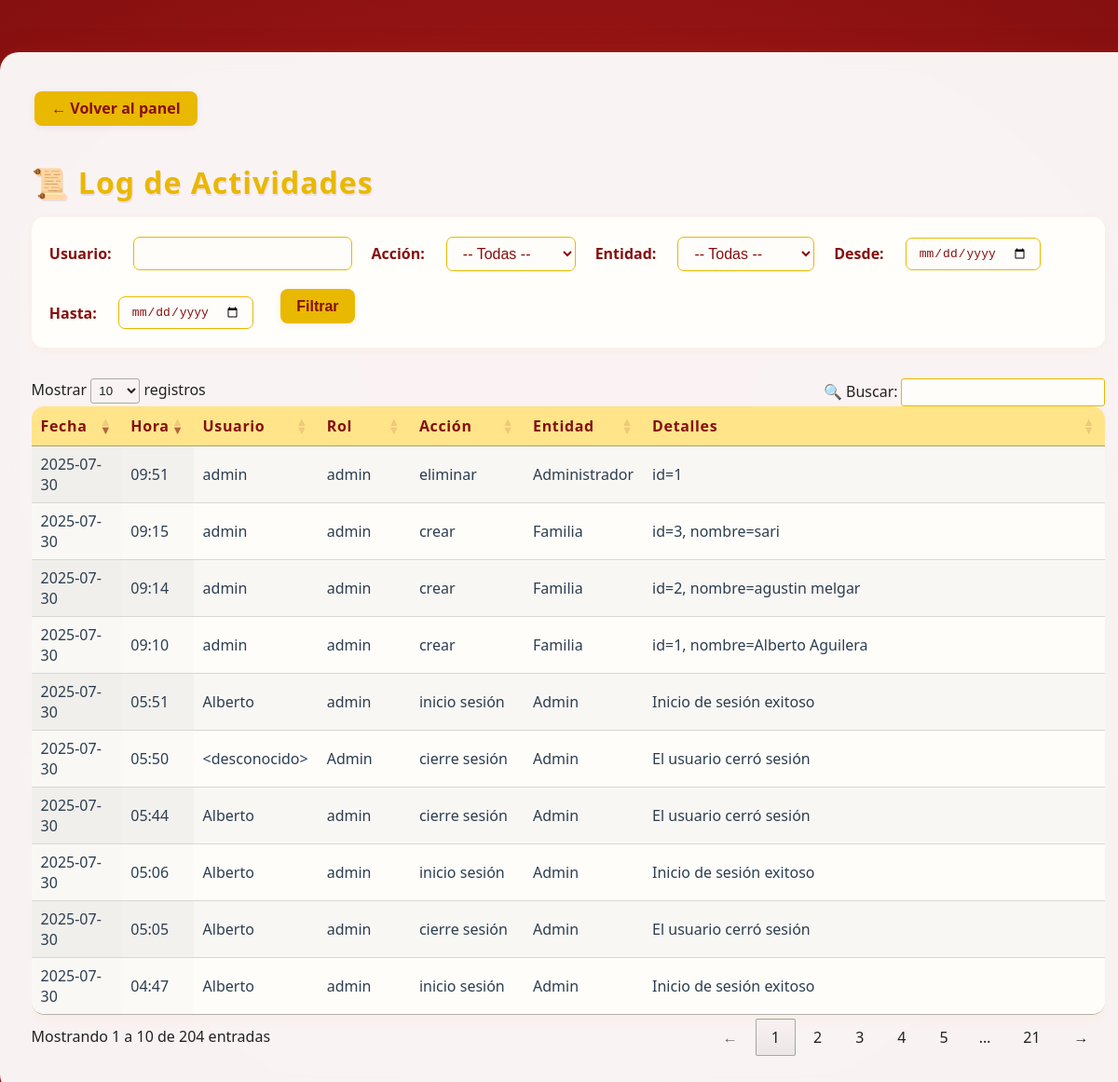
Before: /admin/log (signed in) with the older database file.
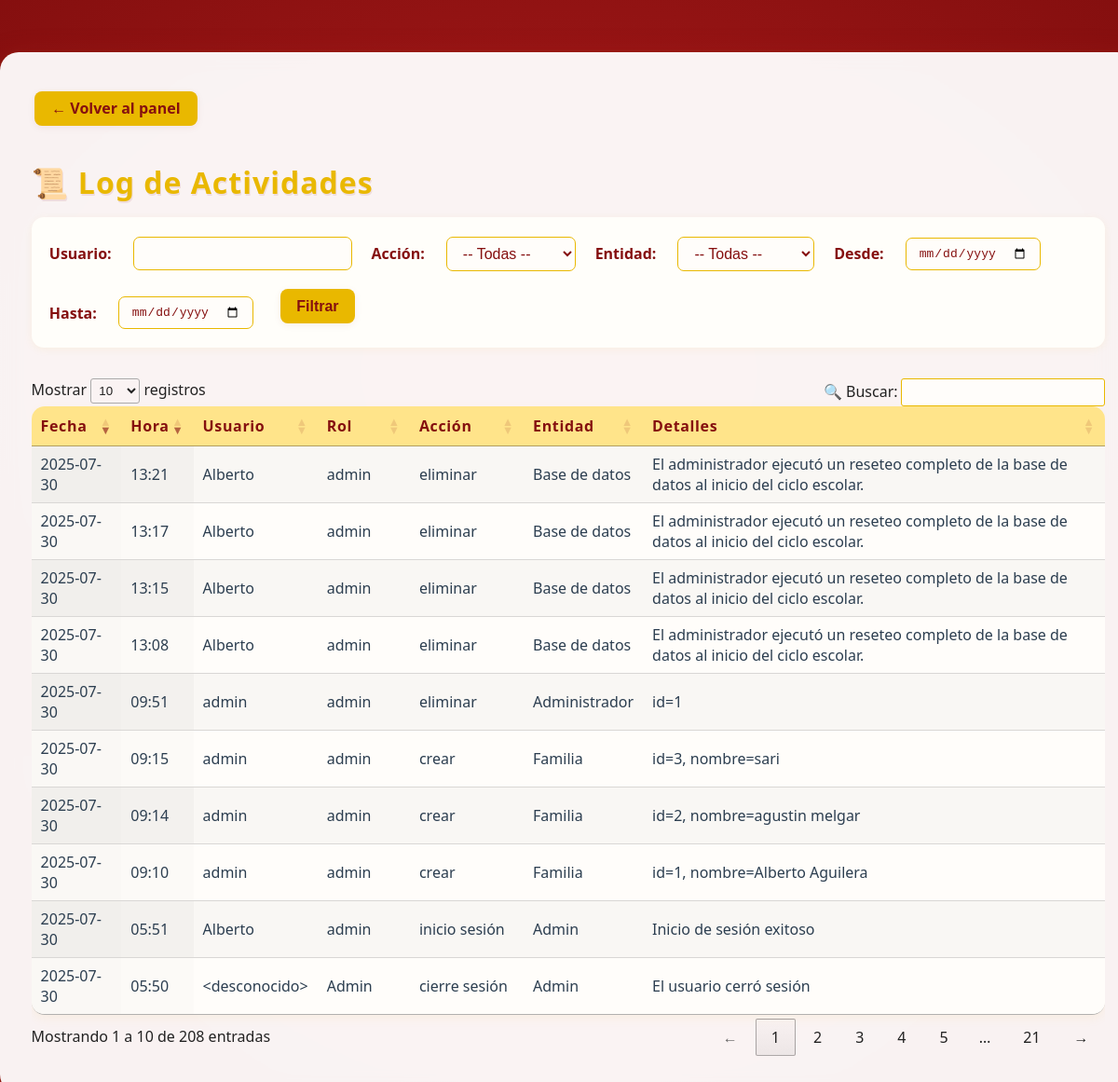
After: the same page with the newer database file.
### app/models.py (models this page shows, shortened)
class LogEntry(db.Model):
    __tablename__ = 'log_entries'
    id = db.Column(db.Integer, primary_key=True)
    timestamp = db.Column(
        db.DateTime,
        default=lambda: datetime.now(pytz.timezone('America/Merida')).replace(tzinfo=None),
        nullable=False
    )
    user = db.Column(db.String(64), nullable=False)
    role = db.Column(db.String(32), nullable=False)
    action = db.Column(db.String(32), nullable=False)   # e.g. 'crear', 'editar', 'eliminar', 'login'
    entity = db.Column(db.String(32), nullable=False)   # e.g. 'Familia', 'EventoQR', 'Admin'
    details = db.Column(db.Text, nullable=True)         # Descripción detallada

### app/routes.py (the view)
@app.route("/admin/log")
@login_requerido_admin
def log():
    usuario     = request.args.get("usuario", "")
    accion      = request.args.get("accion", "")
    entidad     = request.args.get("entidad", "")
    fecha_desde = request.args.get("desde", "")
    fecha_hasta = request.args.get("hasta", "")
    q = LogEntry.query
    if usuario:
        q = q.filter(LogEntry.user.ilike(f"%{usuario}%"))
    if accion:
        q = q.filter(LogEntry.action == accion)
    if entidad:
        q = q.filter(LogEntry.entity == entidad)
    if fecha_desde:
        dt = datetime.strptime(fecha_desde, "%Y-%m-%d")
        q = q.filter(LogEntry.timestamp >= dt)
    if fecha_hasta:
        dt = datetime.strptime(fecha_hasta, "%Y-%m-%d") + timedelta(hours=23, minutes=59, seconds=59)
        q = q.filter(LogEntry.timestamp <= dt)
    entries = q.order_by(LogEntry.timestamp.desc()).all()
    local_tz = pytz.timezone("America/Mexico_City")
    for e in entries:
        e.local_ts = e.timestamp.replace(tzinfo=pytz.utc).astimezone(local_tz)
    return render_template("log.html", entries=entries)

### app/__init__.py (called while the page is built)
@app.before_request
def mantener_sesion_activa():
    session.permanent = True

@app.template_filter('localtime')
def localtime_filter(utc_dt):
    if utc_dt is None:
        return ''
    local_tz = pytz.timezone('America/Mexico_City')
    if utc_dt.tzinfo is None:
        utc_dt = pytz.utc.localize(utc_dt)
    return utc_dt.astimezone(local_tz).strftime('%Y-%m-%d %H:%M')

### app/routes.py (called while the page is built, shortened)
def login_requerido_admin(f):
    @wraps(f)
    def decorada(*args, **kwargs):
        if "admin_id" not in session:
            return redirect(url_for("login"))
        return f(*args, **kwargs)
    return decorada

@app.before_request
def refrescar_timeout():
    if "admin_id" in session:
        now = datetime.utcnow()
        last = session.get("last_activity", now)
        if hasattr(last, "tzinfo") and last.tzinfo is not None:
            last = last.astimezone(timezone.utc).replace(tzinfo=None)
        session["last_activity"] = now

### app/templates/log.html (shortened to what this page needs)
<!DOCTYPE html>
<html lang="es">
<head>
    <link rel="stylesheet" href="{{ url_for('static', filename='css/admin.css') }}">
    <link rel="stylesheet" href="https://cdn.datatables.net/1.13.6/css/jquery.dataTables.min.css">
</head>
<body>
    <div class="admin-contenedor">
        <a href="{{ url_for('panel_admin') }}" class="btn-primary" style="margin-bottom:1.1em; display:inline-block;">← Volver al panel</a>
        <h1 style="margin-bottom:0.5em;">📜 Log de Actividades</h1>
        <form method="GET" class="log-filter-form">
            <div class="log-filter-row">
                <label>Usuario:</label>
                <input type="text" name="usuario" value="{{ request.args.get('usuario','') }}">
                <label>Acción:</label>
                <select name="accion">
                    <option value="">-- Todas --</option>
                </select>
                <label>Entidad:</label>
                <select name="entidad">
                    <option value="">-- Todas --</option>
                </select>
                <label>Desde:</label>
                <input type="date" name="desde" value="{{ request.args.get('desde','') }}">
                <label>Hasta:</label>
                <input type="date" name="hasta" value="{{ request.args.get('hasta','') }}">
                <button type="submit" class="btn btn-primary">Filtrar</button>
            </div>
        </form>
        <div class="table-responsive">
            <table id="tabla-log" class="display stripe" style="width:100%;">
                <thead>
                    <tr>
                        <th>Fecha</th>
                        <th>Hora</th>
                        <th>Usuario</th>
                        <th>Rol</th>
                        <th>Acción</th>
                        <th>Entidad</th>
                        <th>Detalles</th>
                    </tr>
                </thead>
                <tbody>
                    {% for entry in entries %}
                        {% set local = entry.timestamp|localtime %}
                        <tr>
                            <td>{{ local[:10] }}</td>
                            <td>{{ local[11:] }}</td>
                            <td>{{ entry.user }}</td>
                            <td>{{ entry.role }}</td>
                            <td>{{ entry.action }}</td>
                            <td>{{ entry.entity }}</td>
                            <td>{{ entry.details }}</td>
                        </tr>
                    {% endfor %}
                </tbody>
            </table>
        </div>
    </div>
</body>
</html>

Changed rows visible on the page:
no longer on this page (row unchanged): LogEntry: timestamp "2025-07-30", local "05:44", user "Alberto", role "admin", action "cierre sesión", entity "Admin", details "El usuario cerró sesión"
no longer on this page (row unchanged): LogEntry: timestamp "2025-07-30", local "05:06", user "Alberto", role "admin", action "inicio sesión", entity "Admin", details "Inicio de sesión exitoso"
no longer on this page (row unchanged): LogEntry: timestamp "2025-07-30", local "05:05", user "Alberto", role "admin", action "cierre sesión", entity "Admin", details "El usuario cerró sesión"
no longer on this page (row unchanged): LogEntry: timestamp "2025-07-30", local "04:47", user "Alberto", role "admin", action "inicio sesión", entity "Admin", details "Inicio de sesión exitoso"
added LogEntry: timestamp "2025-07-30", local "13:21", user "Alberto", role "admin", action "eliminar", entity "Base de datos", details "El administrador ejecutó un reseteo completo de la base de datos al inicio del ciclo escolar."
added LogEntry: timestamp "2025-07-30", local "13:17", user "Alberto", role "admin", action "eliminar", entity "Base de datos", details "El administrador ejecutó un reseteo completo de la base de datos al inicio del ciclo escolar."
added LogEntry: timestamp "2025-07-30", local "13:15", user "Alberto", role "admin", action "eliminar", entity "Base de datos", details "El administrador ejecutó un reseteo completo de la base de datos al inicio del ciclo escolar."
added LogEntry: timestamp "2025-07-30", local "13:08", user "Alberto", role "admin", action "eliminar", entity "Base de datos", details "El administrador ejecutó un reseteo completo de la base de datos al inicio del ciclo escolar."
Other visible differences:
text written by a page script: "Mostrar registros 🔍 Buscar: Mostrando 1 a 10 de 204 entradas ← 1 2 3 4 5 … 21 →" → "Mostrar registros 🔍 Buscar: Mostrando 1 a 10 de 208 entradas ← 1 2 3 4 5 … 21 →"
